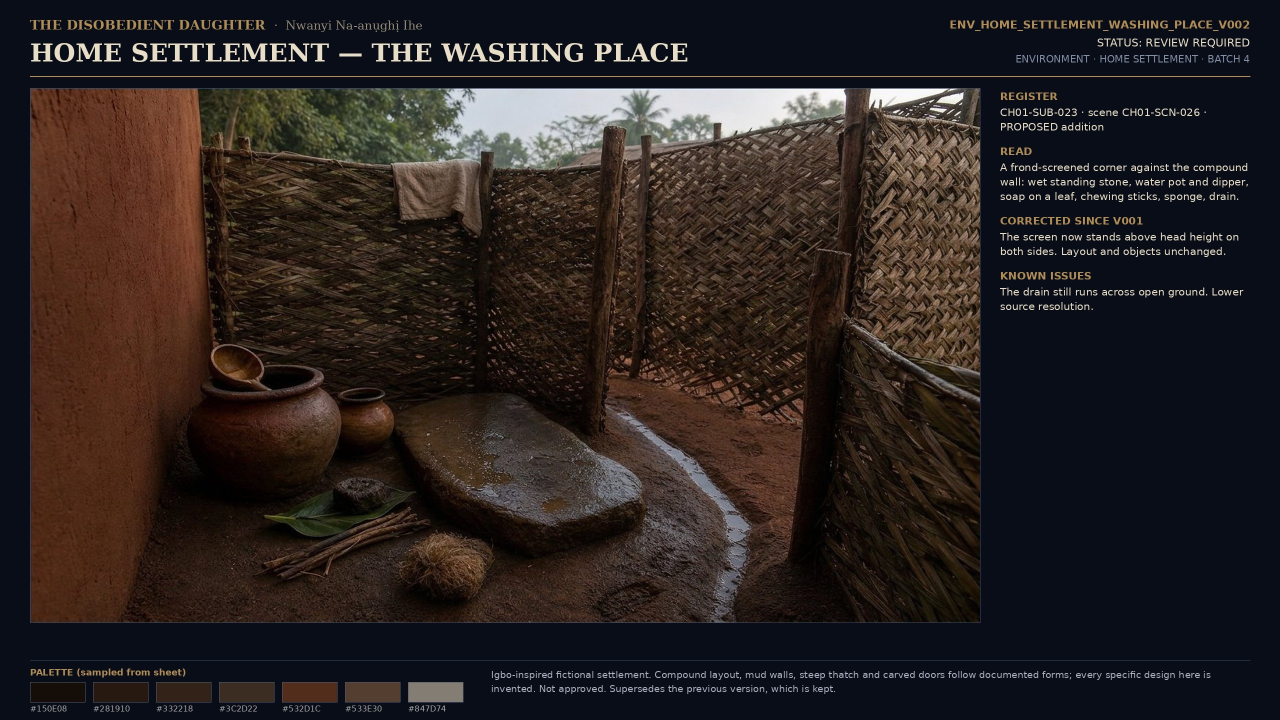
#> input picture STAGING_B1_2026-11-17/masters/ENV_HOME_SETTLEMENT_WASHING_PLACE_V002.jpg, 2560 x 1440 px, found by its file name (shown at 1/2 size)
$ python verify_wash.py
#> lines starting #> are read from the running program, lines starting #| are printed output that depends on the picture; after the words box and inside, x2 and y2 are one past the last pixel; in counts of white or black regions, pixels touching at a corner belong together
from PIL import Image, ImageDraw, ImageFilter
import numpy as np
B=Image.open('masters/ENV_HOME_SETTLEMENT_WASHING_PLACE_V002.jpg').convert('RGB')
#> B is the input picture: PIL image 2560x1440 RGB; mean R, G, B 42.7, 35.1, 33.6
C=Image.open('final/CAND_VR-010_WASHING_PLACE_V004_2560x1440.png').convert('RGB')
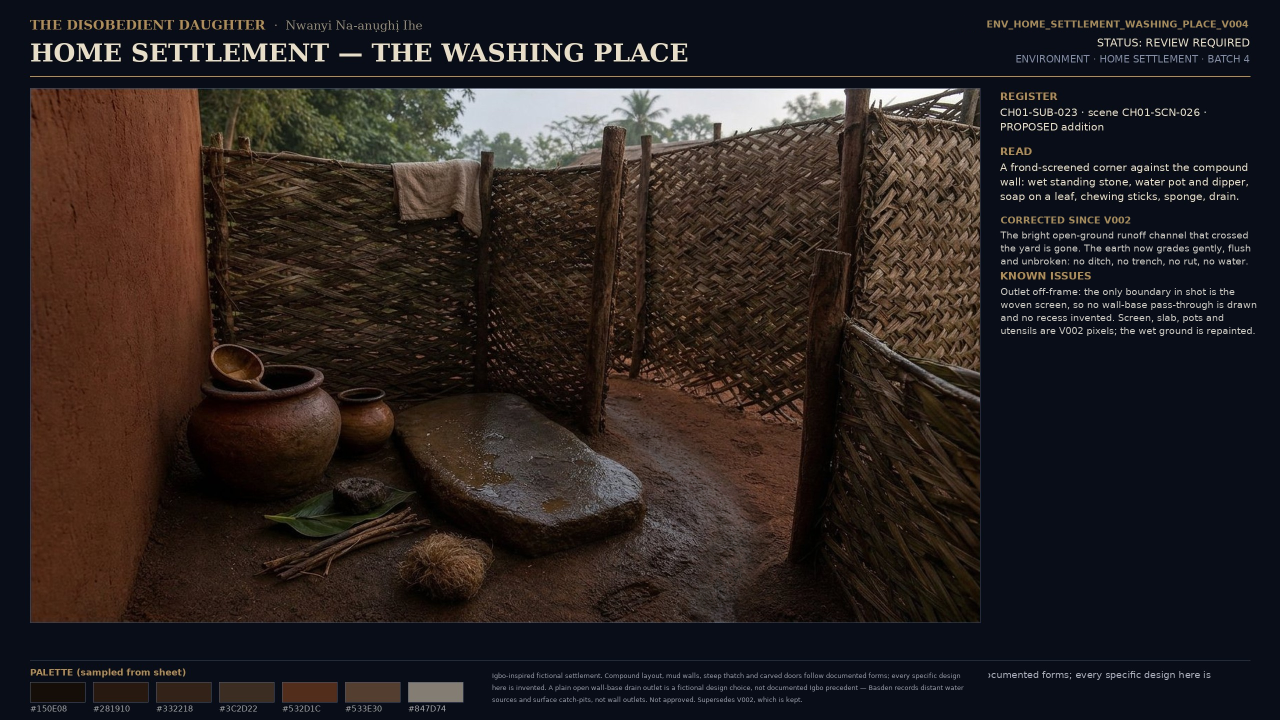
#> input picture STAGING_B1_2026-11-17/final/CAND_VR-010_WASHING_PLACE_V004_2560x1440.png, 2560 x 1440 px, found by its file name (shown at 1/2 size)
#> C is the input picture: PIL image 2560x1440 RGB; mean R, G, B 42.8, 35.2, 33.7
b=np.asarray(B).astype(int); c=np.asarray(C).astype(int)
d=(np.abs(b-c).sum(axis=2)>12)
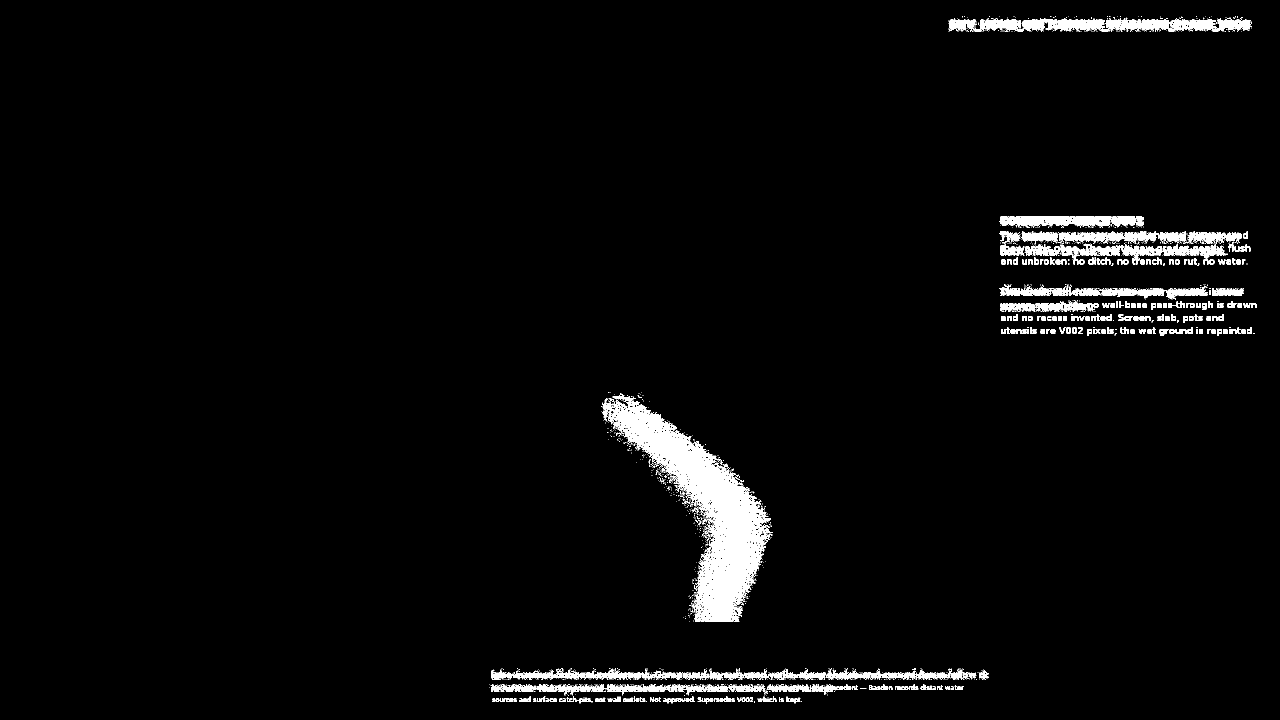
#> d: shape (1440, 2560) bool (shown at 1/2 size); 3.1% white; 1794 white regions (1531 under 20 px), largest, box (x1, y1, x2, y2) and area: (1206, 792, 1546, 1244) 42951, (1947, 36, 2300, 63) 5953, (2120, 489, 2455, 529) 4911
# corridor mask in panel coords -> frame coords
centre=[(425,132),(455,180),(490,206),(522,230),(548,254),(573,278),(597,302),(613,328),(630,352),(653,374),
        (650,398),(650,422),(655,446),(650,470),(626,494),(626,518),(610,542),(606,572)]
def band(pts,half):
    L=[];R=[]
    for i,(x,y) in enumerate(pts):
        x0,y0=pts[max(0,i-1)]; x1,y1=pts[min(len(pts)-1,i+1)]
        dx,dy=x1-x0,y1-y0; n=max((dx*dx+dy*dy)**.5,1e-6)
        nx,ny=-dy/n,dx/n
        L.append((x-nx*half+760+60,y-ny*half+520+152)); R.append((x+nx*half+760+60,y+ny*half+520+152))
    return L+R[::-1]
m=Image.new('L',B.size,0)
#> m: PIL image 2560x1440 L; every value is 0
ImageDraw.Draw(m).polygon([(int(a),int(bb)) for a,bb in band(centre,60)], fill=255)
#> m: PIL image 2560x1440 L; 1.8% white; 1 white region, box (x1, y1, x2, y2) and area: (1194, 772, 1536, 1252) 65298
m=m.filter(ImageFilter.GaussianBlur(45)); mm=np.asarray(m).astype(np.float32)>0.5
#> after `mm = np.asarray(m).astype(np.float32) > 0.5`:
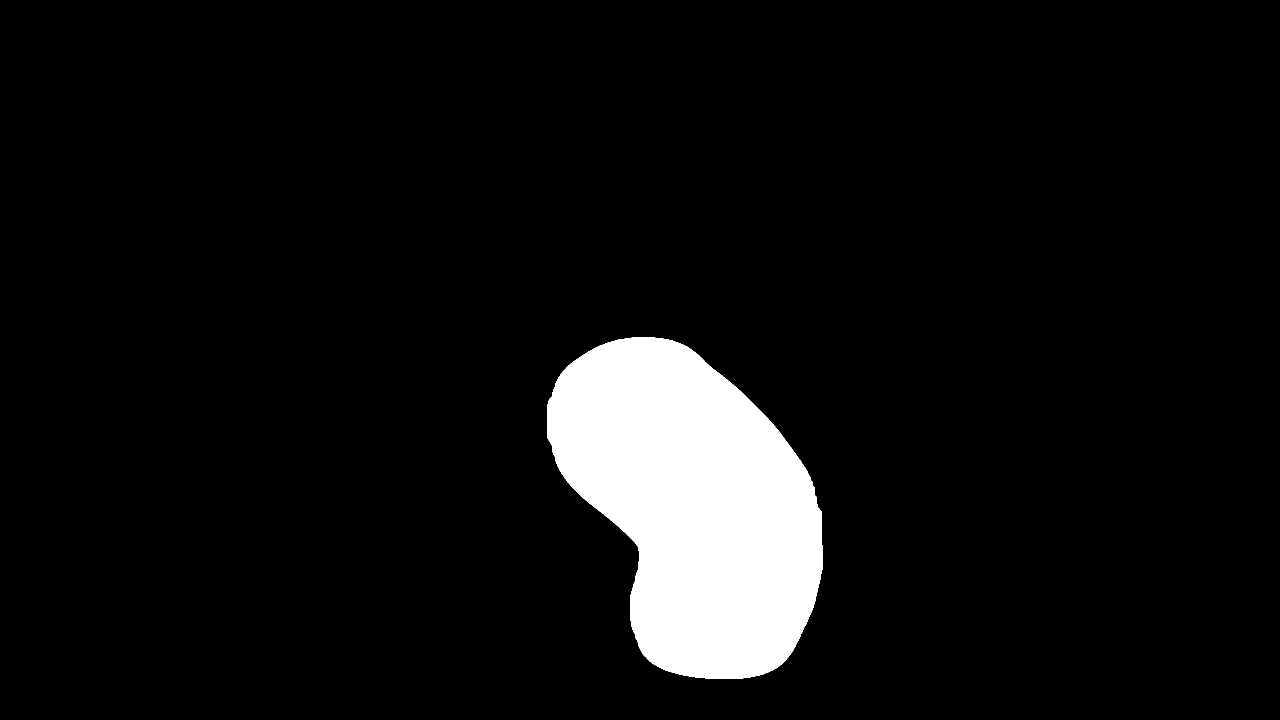
#> mm: shape (1440, 2560) bool (shown at 1/2 size); 6.9% white; 1 white region, box (x1, y1, x2, y2) and area: (1094, 674, 1645, 1358) 254974
outside=d&~mm
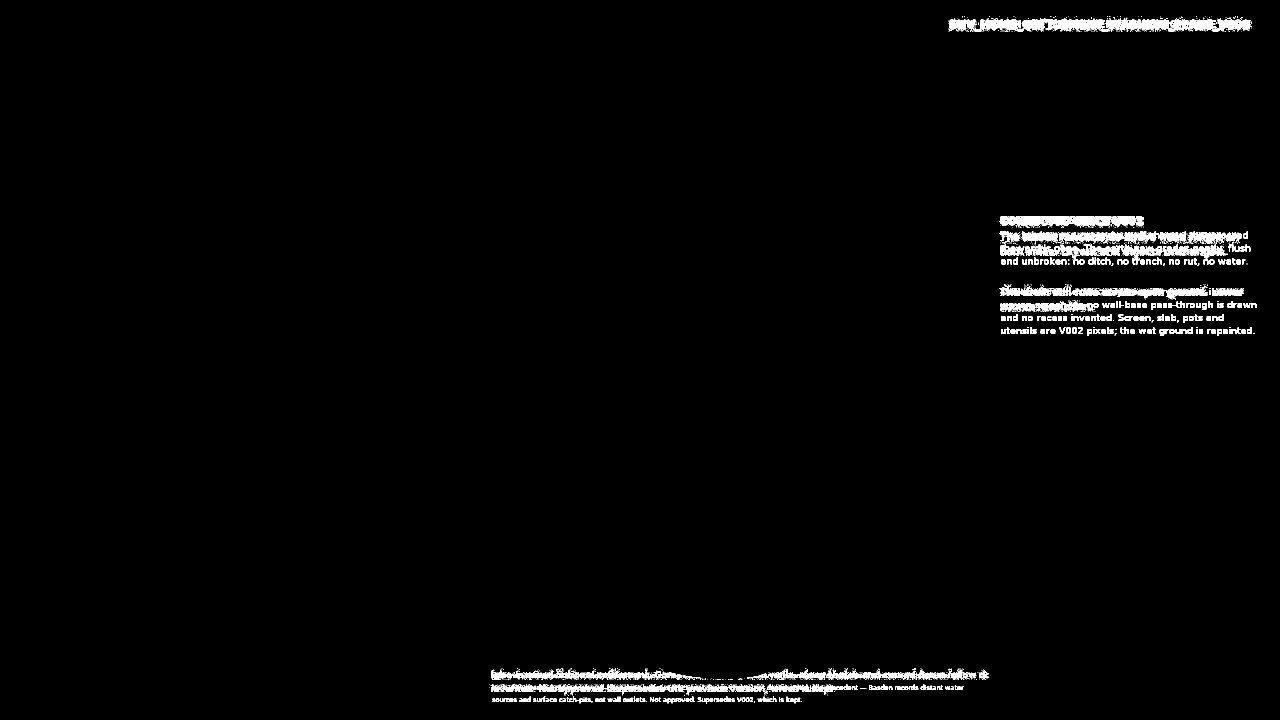
#> outside: shape (1440, 2560) bool (shown at 1/2 size); 1.8% white; 1204 white regions (955 under 20 px), largest, box (x1, y1, x2, y2) and area: (1947, 36, 2300, 63) 5953, (2120, 489, 2455, 529) 4911, (1999, 432, 2288, 456) 4689
for (x0,y0,x1,y1) in [(1884,30,2514,64),(1992,424,2548,540),(1992,564,2548,684),(976,1330,1980,1440)]:
    outside[y0:y1,x0:x1]=False
print('total changed', int(d.sum()), '| in corridor mask', int((d&mm).sum()), '| outside mask+chrome', int(outside.sum()))
#| total changed 113314 | in corridor mask 46197 | outside mask+chrome 0
if outside.sum():
    ys,xs=np.where(outside); print(' stray bbox', xs.min(),ys.min(),xs.max(),ys.max())
# prove the protected V002 elements are untouched
for name,(x0,y0,x1,y1) in [('stone slab',(140,600,1240,1000)),('pots+ladle',(60,560,560,860)),
                           ('leaf+sticks+straw',(200,860,760,1244)),('screens above',(200,152,1940,560)),
                           ('left mud wall',(60,152,140,1244))]:
    dd=(np.abs(b[y0:y1,x0:x1]-c[y0:y1,x0:x1]).sum(axis=2)>0).sum()
    print(f'  {name:20s} changed px = {dd}')
#> this loop made 5 passes
#> dd on passes 1 to 5: 4596, 0, 0, 0, 0
#|   stone slab           changed px = 4596
#|   pots+ladle           changed px = 0
#|   leaf+sticks+straw    changed px = 0
#|   screens above        changed px = 0
#|   left mud wall        changed px = 0
